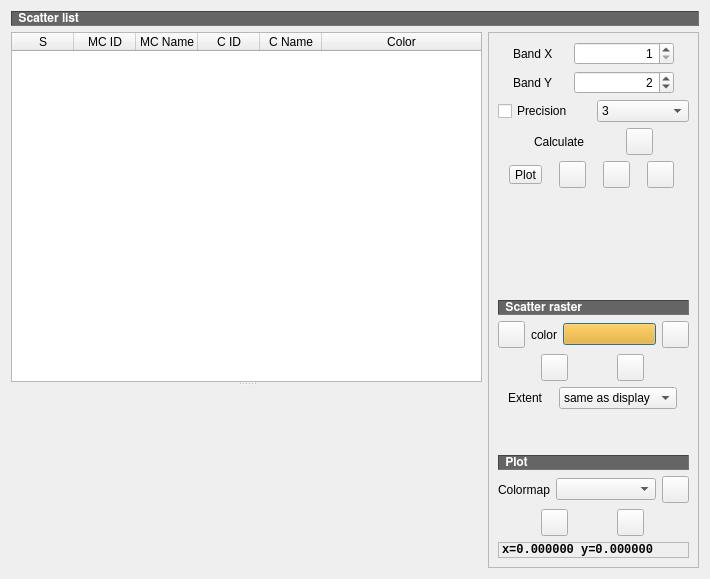
<?xml version="1.0" encoding="UTF-8"?>
<ui version="4.0">
 <class>ScatterPlot</class>
 <widget class="QDialog" name="ScatterPlot">
  <property name="geometry">
   <rect>
    <x>0</x>
    <y>0</y>
    <width>710</width>
    <height>579</height>
   </rect>
  </property>
  <property name="sizePolicy">
   <sizepolicy hsizetype="Minimum" vsizetype="Minimum">
    <horstretch>0</horstretch>
    <verstretch>0</verstretch>
   </sizepolicy>
  </property>
  <property name="windowTitle">
   <string>SCP: Scatter Plot</string>
  </property>
  <property name="windowIcon">
   <iconset resource="resources.qrc">
    <normaloff>scp_icons:semiautomaticclassificationplugin.svg</normaloff>scp_icons:semiautomaticclassificationplugin.svg</iconset>
  </property>
  <layout class="QGridLayout" name="gridLayout_5">
   <item row="1" column="0">
    <widget class="QSplitter" name="splitter">
     <property name="orientation">
      <enum>Qt::Vertical</enum>
     </property>
     <property name="childrenCollapsible">
      <bool>false</bool>
     </property>
     <widget class="QWidget" name="">
      <layout class="QGridLayout" name="gridLayout_2">
       <item row="0" column="0">
        <widget class="QTableWidget" name="scatter_list_plot_tableWidget">
         <property name="sizePolicy">
          <sizepolicy hsizetype="Expanding" vsizetype="Minimum">
           <horstretch>0</horstretch>
           <verstretch>0</verstretch>
          </sizepolicy>
         </property>
         <property name="minimumSize">
          <size>
           <width>0</width>
           <height>50</height>
          </size>
         </property>
         <property name="editTriggers">
          <set>QAbstractItemView::NoEditTriggers</set>
         </property>
         <property name="sortingEnabled">
          <bool>true</bool>
         </property>
         <attribute name="horizontalHeaderDefaultSectionSize">
          <number>62</number>
         </attribute>
         <attribute name="horizontalHeaderStretchLastSection">
          <bool>true</bool>
         </attribute>
         <attribute name="verticalHeaderDefaultSectionSize">
          <number>20</number>
         </attribute>
         <column>
          <property name="text">
           <string>S</string>
          </property>
         </column>
         <column>
          <property name="text">
           <string>MC ID</string>
          </property>
         </column>
         <column>
          <property name="text">
           <string>MC Name</string>
          </property>
         </column>
         <column>
          <property name="text">
           <string>C ID</string>
          </property>
         </column>
         <column>
          <property name="text">
           <string>C Name</string>
          </property>
         </column>
         <column>
          <property name="text">
           <string>Color</string>
          </property>
         </column>
        </widget>
       </item>
      </layout>
     </widget>
     <widget class="QWidget" name="">
      <layout class="QGridLayout" name="gridLayout_3">
       <item row="0" column="0">
        <widget class="ScatterWidget2" name="Scatter_Widget_2" native="true">
         <property name="sizePolicy">
          <sizepolicy hsizetype="Expanding" vsizetype="Expanding">
           <horstretch>0</horstretch>
           <verstretch>0</verstretch>
          </sizepolicy>
         </property>
         <property name="minimumSize">
          <size>
           <width>0</width>
           <height>100</height>
          </size>
         </property>
        </widget>
       </item>
      </layout>
     </widget>
    </widget>
   </item>
   <item row="1" column="1">
    <widget class="QFrame" name="frame">
     <property name="sizePolicy">
      <sizepolicy hsizetype="Maximum" vsizetype="Preferred">
       <horstretch>0</horstretch>
       <verstretch>0</verstretch>
      </sizepolicy>
     </property>
     <property name="frameShape">
      <enum>QFrame::StyledPanel</enum>
     </property>
     <property name="frameShadow">
      <enum>QFrame::Raised</enum>
     </property>
     <layout class="QGridLayout" name="gridLayout">
      <item row="0" column="0">
       <layout class="QGridLayout" name="gridLayout_6">
        <item row="9" column="0">
         <widget class="QLabel" name="label_26">
          <property name="font">
           <font>
            <family>FreeSans</family>
            <weight>75</weight>
            <bold>true</bold>
           </font>
          </property>
          <property name="styleSheet">
           <string notr="true">background-color : #656565; color : white</string>
          </property>
          <property name="frameShape">
           <enum>QFrame::Panel</enum>
          </property>
          <property name="frameShadow">
           <enum>QFrame::Sunken</enum>
          </property>
          <property name="text">
           <string> Scatter raster</string>
          </property>
          <property name="alignment">
           <set>Qt::AlignLeading|Qt::AlignLeft|Qt::AlignVCenter</set>
          </property>
         </widget>
        </item>
        <item row="6" column="0">
         <layout class="QHBoxLayout" name="horizontalLayout_8">
          <item>
           <widget class="QLabel" name="label_49">
            <property name="sizePolicy">
             <sizepolicy hsizetype="Fixed" vsizetype="Preferred">
              <horstretch>0</horstretch>
              <verstretch>0</verstretch>
             </sizepolicy>
            </property>
            <property name="text">
             <string>Calculate</string>
            </property>
           </widget>
          </item>
          <item>
           <widget class="QToolButton" name="scatter_ROI_Button">
            <property name="toolTip">
             <string>&lt;html&gt;&lt;head/&gt;&lt;body&gt;&lt;p&gt;Calculate scatter plot&lt;/p&gt;&lt;/body&gt;&lt;/html&gt;</string>
            </property>
            <property name="styleSheet">
             <string notr="true">margin: 0px;padding: 0px;</string>
            </property>
            <property name="icon">
             <iconset resource="resources.qrc">
              <normaloff>scp_icons:semiautomaticclassificationplugin_enter.svg</normaloff>scp_icons:semiautomaticclassificationplugin_enter.svg</iconset>
            </property>
            <property name="iconSize">
             <size>
              <width>22</width>
              <height>22</height>
             </size>
            </property>
           </widget>
          </item>
         </layout>
        </item>
        <item row="11" column="0">
         <layout class="QGridLayout" name="gridLayout_14">
          <item row="1" column="3">
           <layout class="QHBoxLayout" name="horizontalLayout_7">
            <item>
             <widget class="QToolButton" name="show_polygon_area_pushButton">
              <property name="toolTip">
               <string>&lt;html&gt;&lt;head/&gt;&lt;body&gt;&lt;p&gt;Calculate and display scatter raster&lt;/p&gt;&lt;/body&gt;&lt;/html&gt;</string>
              </property>
              <property name="styleSheet">
               <string notr="true">margin: 0px;padding: 0px;</string>
              </property>
              <property name="text">
               <string/>
              </property>
              <property name="icon">
               <iconset resource="resources.qrc">
                <normaloff>scp_icons:semiautomaticclassificationplugin_scatter_show_raster.svg</normaloff>scp_icons:semiautomaticclassificationplugin_scatter_show_raster.svg</iconset>
              </property>
              <property name="iconSize">
               <size>
                <width>22</width>
                <height>22</height>
               </size>
              </property>
             </widget>
            </item>
            <item>
             <widget class="QToolButton" name="add_signature_list_pushButton">
              <property name="toolTip">
               <string>&lt;html&gt;&lt;head/&gt;&lt;body&gt;&lt;p&gt;Calculate and save to signature list&lt;/p&gt;&lt;/body&gt;&lt;/html&gt;</string>
              </property>
              <property name="styleSheet">
               <string notr="true">margin: 0px;padding: 0px;</string>
              </property>
              <property name="text">
               <string/>
              </property>
              <property name="icon">
               <iconset resource="resources.qrc">
                <normaloff>scp_icons:semiautomaticclassificationplugin_add_sign_tool.svg</normaloff>scp_icons:semiautomaticclassificationplugin_add_sign_tool.svg</iconset>
              </property>
              <property name="iconSize">
               <size>
                <width>22</width>
                <height>22</height>
               </size>
              </property>
             </widget>
            </item>
           </layout>
          </item>
          <item row="3" column="3">
           <spacer name="verticalSpacer_3">
            <property name="orientation">
             <enum>Qt::Vertical</enum>
            </property>
            <property name="sizeHint" stdset="0">
             <size>
              <width>20</width>
              <height>40</height>
             </size>
            </property>
           </spacer>
          </item>
          <item row="7" column="3">
           <widget class="QLabel" name="value_label_2">
            <property name="font">
             <font>
              <family>Liberation Mono</family>
              <weight>75</weight>
              <bold>true</bold>
             </font>
            </property>
            <property name="frameShape">
             <enum>QFrame::StyledPanel</enum>
            </property>
            <property name="frameShadow">
             <enum>QFrame::Sunken</enum>
            </property>
            <property name="text">
             <string>x=0.000000 y=0.000000</string>
            </property>
           </widget>
          </item>
          <item row="6" column="3">
           <layout class="QHBoxLayout" name="horizontalLayout_4">
            <item>
             <widget class="QToolButton" name="fitToAxes_pushButton_2">
              <property name="toolTip">
               <string>&lt;html&gt;&lt;head/&gt;&lt;body&gt;&lt;p&gt;Automatically fit the plot to data&lt;/p&gt;&lt;/body&gt;&lt;/html&gt;</string>
              </property>
              <property name="styleSheet">
               <string notr="true">margin: 0px;padding: 0px;</string>
              </property>
              <property name="text">
               <string/>
              </property>
              <property name="icon">
               <iconset resource="resources.qrc">
                <normaloff>scp_icons:semiautomaticclassificationplugin_fit_plot.svg</normaloff>scp_icons:semiautomaticclassificationplugin_fit_plot.svg</iconset>
              </property>
              <property name="iconSize">
               <size>
                <width>22</width>
                <height>22</height>
               </size>
              </property>
             </widget>
            </item>
            <item>
             <widget class="QToolButton" name="save_plot_pushButton_2">
              <property name="toolTip">
               <string>&lt;html&gt;&lt;head/&gt;&lt;body&gt;&lt;p&gt;Save the plot to file (jpg, png, pdf)&lt;/p&gt;&lt;/body&gt;&lt;/html&gt;</string>
              </property>
              <property name="styleSheet">
               <string notr="true">margin: 0px;padding: 0px;</string>
              </property>
              <property name="text">
               <string/>
              </property>
              <property name="icon">
               <iconset resource="resources.qrc">
                <normaloff>scp_icons:semiautomaticclassificationplugin_save_plot_image.svg</normaloff>scp_icons:semiautomaticclassificationplugin_save_plot_image.svg</iconset>
              </property>
              <property name="iconSize">
               <size>
                <width>22</width>
                <height>22</height>
               </size>
              </property>
             </widget>
            </item>
           </layout>
          </item>
          <item row="4" column="3">
           <widget class="QLabel" name="label_27">
            <property name="font">
             <font>
              <family>FreeSans</family>
              <weight>75</weight>
              <bold>true</bold>
             </font>
            </property>
            <property name="styleSheet">
             <string notr="true">background-color : #656565; color : white</string>
            </property>
            <property name="frameShape">
             <enum>QFrame::Panel</enum>
            </property>
            <property name="frameShadow">
             <enum>QFrame::Sunken</enum>
            </property>
            <property name="text">
             <string> Plot</string>
            </property>
            <property name="alignment">
             <set>Qt::AlignLeading|Qt::AlignLeft|Qt::AlignVCenter</set>
            </property>
           </widget>
          </item>
          <item row="5" column="3">
           <layout class="QHBoxLayout" name="horizontalLayout_6">
            <item>
             <widget class="QLabel" name="label_50">
              <property name="sizePolicy">
               <sizepolicy hsizetype="Fixed" vsizetype="Preferred">
                <horstretch>0</horstretch>
                <verstretch>0</verstretch>
               </sizepolicy>
              </property>
              <property name="text">
               <string>Colormap</string>
              </property>
             </widget>
            </item>
            <item>
             <widget class="QComboBox" name="colormap_comboBox">
              <property name="sizePolicy">
               <sizepolicy hsizetype="Minimum" vsizetype="Fixed">
                <horstretch>0</horstretch>
                <verstretch>0</verstretch>
               </sizepolicy>
              </property>
              <property name="minimumSize">
               <size>
                <width>100</width>
                <height>0</height>
               </size>
              </property>
              <property name="toolTip">
               <string>&lt;html&gt;&lt;head/&gt;&lt;body&gt;&lt;p&gt;Select a colormap&lt;/p&gt;&lt;/body&gt;&lt;/html&gt;</string>
              </property>
              <property name="currentIndex">
               <number>-1</number>
              </property>
             </widget>
            </item>
            <item>
             <widget class="QToolButton" name="plot_color_ROI_pushButton">
              <property name="toolTip">
               <string>&lt;html&gt;&lt;head/&gt;&lt;body&gt;&lt;p&gt;Set colormap for highlighted spectral plots&lt;/p&gt;&lt;/body&gt;&lt;/html&gt;</string>
              </property>
              <property name="styleSheet">
               <string notr="true">margin: 0px;padding: 0px;</string>
              </property>
              <property name="text">
               <string/>
              </property>
              <property name="icon">
               <iconset resource="resources.qrc">
                <normaloff>scp_icons:semiautomaticclassificationplugin_enter.svg</normaloff>scp_icons:semiautomaticclassificationplugin_enter.svg</iconset>
              </property>
              <property name="iconSize">
               <size>
                <width>22</width>
                <height>22</height>
               </size>
              </property>
             </widget>
            </item>
           </layout>
          </item>
          <item row="2" column="3">
           <layout class="QHBoxLayout" name="horizontalLayout_5">
            <item>
             <widget class="QLabel" name="label_51">
              <property name="sizePolicy">
               <sizepolicy hsizetype="Fixed" vsizetype="Preferred">
                <horstretch>0</horstretch>
                <verstretch>0</verstretch>
               </sizepolicy>
              </property>
              <property name="text">
               <string>Extent</string>
              </property>
             </widget>
            </item>
            <item>
             <widget class="QComboBox" name="extent_comboBox">
              <property name="sizePolicy">
               <sizepolicy hsizetype="Maximum" vsizetype="Fixed">
                <horstretch>0</horstretch>
                <verstretch>0</verstretch>
               </sizepolicy>
              </property>
              <property name="toolTip">
               <string>&lt;html&gt;&lt;head/&gt;&lt;body&gt;&lt;p&gt;Select extent of scatter raster&lt;/p&gt;&lt;/body&gt;&lt;/html&gt;</string>
              </property>
              <property name="currentIndex">
               <number>0</number>
              </property>
              <item>
               <property name="text">
                <string>same as display</string>
               </property>
              </item>
              <item>
               <property name="text">
                <string>same as image</string>
               </property>
              </item>
             </widget>
            </item>
           </layout>
          </item>
         </layout>
        </item>
        <item row="10" column="0">
         <layout class="QHBoxLayout" name="horizontalLayout_3">
          <item>
           <widget class="QToolButton" name="draw_polygons_pushButton">
            <property name="toolTip">
             <string>&lt;html&gt;&lt;head/&gt;&lt;body&gt;&lt;p&gt;Create selection polygons&lt;/p&gt;&lt;/body&gt;&lt;/html&gt;</string>
            </property>
            <property name="styleSheet">
             <string notr="true">margin: 0px;padding: 0px;</string>
            </property>
            <property name="icon">
             <iconset resource="resources.qrc">
              <normaloff>scp_icons:semiautomaticclassificationplugin_scatter_edit_polygon.svg</normaloff>scp_icons:semiautomaticclassificationplugin_scatter_edit_polygon.svg</iconset>
            </property>
            <property name="iconSize">
             <size>
              <width>22</width>
              <height>22</height>
             </size>
            </property>
           </widget>
          </item>
          <item>
           <widget class="QLabel" name="label_22">
            <property name="sizePolicy">
             <sizepolicy hsizetype="Maximum" vsizetype="Preferred">
              <horstretch>0</horstretch>
              <verstretch>0</verstretch>
             </sizepolicy>
            </property>
            <property name="frameShadow">
             <enum>QFrame::Sunken</enum>
            </property>
            <property name="text">
             <string>color</string>
            </property>
           </widget>
          </item>
          <item>
           <widget class="QPushButton" name="polygon_color_Button">
            <property name="toolTip">
             <string>&lt;html&gt;&lt;head/&gt;&lt;body&gt;&lt;p&gt;Select polygon color&lt;/p&gt;&lt;/body&gt;&lt;/html&gt;</string>
            </property>
            <property name="styleSheet">
             <string notr="true">background-color : #FFAA00</string>
            </property>
            <property name="text">
             <string/>
            </property>
           </widget>
          </item>
          <item>
           <widget class="QToolButton" name="remove_polygons_pushButton">
            <property name="toolTip">
             <string>&lt;html&gt;&lt;head/&gt;&lt;body&gt;&lt;p&gt;Remove selection polygons&lt;/p&gt;&lt;/body&gt;&lt;/html&gt;</string>
            </property>
            <property name="styleSheet">
             <string notr="true">margin: 0px;padding: 0px;</string>
            </property>
            <property name="icon">
             <iconset resource="resources.qrc">
              <normaloff>scp_icons:semiautomaticclassificationplugin_scatter_reset_polygon.svg</normaloff>scp_icons:semiautomaticclassificationplugin_scatter_reset_polygon.svg</iconset>
            </property>
            <property name="iconSize">
             <size>
              <width>22</width>
              <height>22</height>
             </size>
            </property>
           </widget>
          </item>
         </layout>
        </item>
        <item row="2" column="0">
         <layout class="QGridLayout" name="gridLayout_40">
          <item row="0" column="0">
           <widget class="QLabel" name="label_48">
            <property name="sizePolicy">
             <sizepolicy hsizetype="Fixed" vsizetype="Preferred">
              <horstretch>0</horstretch>
              <verstretch>0</verstretch>
             </sizepolicy>
            </property>
            <property name="text">
             <string>Band Y</string>
            </property>
           </widget>
          </item>
          <item row="0" column="1">
           <widget class="QSpinBox" name="bandY_spinBox">
            <property name="sizePolicy">
             <sizepolicy hsizetype="Minimum" vsizetype="Fixed">
              <horstretch>0</horstretch>
              <verstretch>0</verstretch>
             </sizepolicy>
            </property>
            <property name="minimumSize">
             <size>
              <width>50</width>
              <height>0</height>
             </size>
            </property>
            <property name="maximumSize">
             <size>
              <width>100</width>
              <height>16777215</height>
             </size>
            </property>
            <property name="toolTip">
             <string>&lt;html&gt;&lt;head/&gt;&lt;body&gt;&lt;p align=&quot;justify&quot;&gt;Band Y&lt;/p&gt;&lt;/body&gt;&lt;/html&gt;</string>
            </property>
            <property name="alignment">
             <set>Qt::AlignRight|Qt::AlignTrailing|Qt::AlignVCenter</set>
            </property>
            <property name="minimum">
             <number>1</number>
            </property>
            <property name="maximum">
             <number>2000</number>
            </property>
            <property name="value">
             <number>2</number>
            </property>
           </widget>
          </item>
         </layout>
        </item>
        <item row="1" column="0">
         <layout class="QGridLayout" name="gridLayout_38">
          <item row="0" column="0">
           <widget class="QLabel" name="label_46">
            <property name="sizePolicy">
             <sizepolicy hsizetype="Fixed" vsizetype="Preferred">
              <horstretch>0</horstretch>
              <verstretch>0</verstretch>
             </sizepolicy>
            </property>
            <property name="text">
             <string>Band X</string>
            </property>
           </widget>
          </item>
          <item row="0" column="1">
           <widget class="QSpinBox" name="bandX_spinBox">
            <property name="sizePolicy">
             <sizepolicy hsizetype="Minimum" vsizetype="Fixed">
              <horstretch>0</horstretch>
              <verstretch>0</verstretch>
             </sizepolicy>
            </property>
            <property name="minimumSize">
             <size>
              <width>50</width>
              <height>0</height>
             </size>
            </property>
            <property name="maximumSize">
             <size>
              <width>100</width>
              <height>16777215</height>
             </size>
            </property>
            <property name="toolTip">
             <string>&lt;html&gt;&lt;head/&gt;&lt;body&gt;&lt;p align=&quot;justify&quot;&gt;Band X&lt;/p&gt;&lt;/body&gt;&lt;/html&gt;</string>
            </property>
            <property name="alignment">
             <set>Qt::AlignRight|Qt::AlignTrailing|Qt::AlignVCenter</set>
            </property>
            <property name="minimum">
             <number>1</number>
            </property>
            <property name="maximum">
             <number>2000</number>
            </property>
            <property name="value">
             <number>1</number>
            </property>
           </widget>
          </item>
         </layout>
        </item>
        <item row="4" column="0">
         <layout class="QHBoxLayout" name="horizontalLayout_2">
          <item>
           <widget class="QCheckBox" name="precision_checkBox">
            <property name="toolTip">
             <string>&lt;html&gt;&lt;head/&gt;&lt;body&gt;&lt;p&gt;Use custom decimal precision&lt;/p&gt;&lt;/body&gt;&lt;/html&gt;</string>
            </property>
            <property name="text">
             <string>Precision</string>
            </property>
           </widget>
          </item>
          <item>
           <widget class="QComboBox" name="precision_comboBox">
            <property name="toolTip">
             <string>&lt;html&gt;&lt;head/&gt;&lt;body&gt;&lt;p&gt;Select decimal precision:&lt;/p&gt;&lt;p&gt;4 = 10^&lt;span style=&quot; vertical-align:super;&quot;&gt;−4&lt;/span&gt;&lt;/p&gt;&lt;p&gt;3 = 10^&lt;span style=&quot; vertical-align:super;&quot;&gt;−3&lt;/span&gt;&lt;/p&gt;&lt;p&gt;2 = 10^&lt;span style=&quot; vertical-align:super;&quot;&gt;−2&lt;/span&gt;&lt;/p&gt;&lt;p&gt;1 = 10^&lt;span style=&quot; vertical-align:super;&quot;&gt;−1&lt;/span&gt;&lt;/p&gt;&lt;p&gt;0 = 1&lt;/p&gt;&lt;p&gt;-1 = 10&lt;/p&gt;&lt;p&gt;-2 = 10^&lt;span style=&quot; vertical-align:super;&quot;&gt;2&lt;/span&gt;&lt;/p&gt;&lt;p&gt;-3 = 10^&lt;span style=&quot; vertical-align:super;&quot;&gt;3&lt;/span&gt;&lt;/p&gt;&lt;/body&gt;&lt;/html&gt;</string>
            </property>
            <property name="currentIndex">
             <number>1</number>
            </property>
            <item>
             <property name="text">
              <string>4</string>
             </property>
            </item>
            <item>
             <property name="text">
              <string>3</string>
             </property>
            </item>
            <item>
             <property name="text">
              <string>2</string>
             </property>
            </item>
            <item>
             <property name="text">
              <string>1</string>
             </property>
            </item>
            <item>
             <property name="text">
              <string>0</string>
             </property>
            </item>
            <item>
             <property name="text">
              <string>-1</string>
             </property>
            </item>
            <item>
             <property name="text">
              <string>-2</string>
             </property>
            </item>
            <item>
             <property name="text">
              <string>-3</string>
             </property>
            </item>
           </widget>
          </item>
         </layout>
        </item>
        <item row="8" column="0">
         <spacer name="verticalSpacer">
          <property name="orientation">
           <enum>Qt::Vertical</enum>
          </property>
          <property name="sizeHint" stdset="0">
           <size>
            <width>20</width>
            <height>40</height>
           </size>
          </property>
         </spacer>
        </item>
        <item row="7" column="0">
         <layout class="QHBoxLayout" name="horizontalLayout">
          <item>
           <widget class="QToolButton" name="remove_Signature_Button">
            <property name="toolTip">
             <string>&lt;html&gt;&lt;head/&gt;&lt;body&gt;&lt;p &gt;Delete row&lt;/p&gt;&lt;/body&gt;&lt;/html&gt;</string>
            </property>
            <property name="styleSheet">
             <string notr="true">margin: 0px;padding: 0px;</string>
            </property>
            <property name="text">
             <string>Plot</string>
            </property>
            <property name="icon">
             <iconset resource="resources.qrc">
              <normaloff>scp_icons:semiautomaticclassificationplugin_remove.svg</normaloff>scp_icons:semiautomaticclassificationplugin_remove.svg</iconset>
            </property>
            <property name="iconSize">
             <size>
              <width>22</width>
              <height>22</height>
             </size>
            </property>
           </widget>
          </item>
          <item>
           <widget class="QToolButton" name="plot_temp_ROI_pushButton">
            <property name="toolTip">
             <string>&lt;html&gt;&lt;head/&gt;&lt;body&gt;&lt;p&gt;Calculate scatter plot from temporary ROI&lt;/p&gt;&lt;/body&gt;&lt;/html&gt;</string>
            </property>
            <property name="styleSheet">
             <string notr="true">margin: 0px;padding: 0px;</string>
            </property>
            <property name="text">
             <string/>
            </property>
            <property name="icon">
             <iconset resource="resources.qrc">
              <normaloff>scp_icons:semiautomaticclassificationplugin_scatter_raster_temp_ROI.svg</normaloff>scp_icons:semiautomaticclassificationplugin_scatter_raster_temp_ROI.svg</iconset>
            </property>
            <property name="iconSize">
             <size>
              <width>22</width>
              <height>22</height>
             </size>
            </property>
           </widget>
          </item>
          <item>
           <widget class="QToolButton" name="plot_display_pushButton">
            <property name="toolTip">
             <string>&lt;html&gt;&lt;head/&gt;&lt;body&gt;&lt;p&gt;Calculate scatter plot from the current display extent&lt;/p&gt;&lt;/body&gt;&lt;/html&gt;</string>
            </property>
            <property name="styleSheet">
             <string notr="true">margin: 0px;padding: 0px;</string>
            </property>
            <property name="text">
             <string/>
            </property>
            <property name="icon">
             <iconset resource="resources.qrc">
              <normaloff>scp_icons:semiautomaticclassificationplugin_scatter_raster_display.svg</normaloff>scp_icons:semiautomaticclassificationplugin_scatter_raster_display.svg</iconset>
            </property>
            <property name="iconSize">
             <size>
              <width>22</width>
              <height>22</height>
             </size>
            </property>
           </widget>
          </item>
          <item>
           <widget class="QToolButton" name="plot_image_pushButton">
            <property name="toolTip">
             <string>&lt;html&gt;&lt;head/&gt;&lt;body&gt;&lt;p&gt;Calculate scatter plot from entire image&lt;/p&gt;&lt;/body&gt;&lt;/html&gt;</string>
            </property>
            <property name="styleSheet">
             <string notr="true">margin: 0px;padding: 0px;</string>
            </property>
            <property name="text">
             <string/>
            </property>
            <property name="icon">
             <iconset resource="resources.qrc">
              <normaloff>scp_icons:semiautomaticclassificationplugin_scatter_raster_image.svg</normaloff>scp_icons:semiautomaticclassificationplugin_scatter_raster_image.svg</iconset>
            </property>
            <property name="iconSize">
             <size>
              <width>22</width>
              <height>22</height>
             </size>
            </property>
           </widget>
          </item>
         </layout>
        </item>
       </layout>
      </item>
     </layout>
     <zorder></zorder>
    </widget>
   </item>
   <item row="0" column="0" colspan="2">
    <layout class="QGridLayout" name="gridLayout_4">
     <item row="0" column="0">
      <widget class="QLabel" name="label_25">
       <property name="font">
        <font>
         <family>FreeSans</family>
         <weight>75</weight>
         <bold>true</bold>
        </font>
       </property>
       <property name="styleSheet">
        <string notr="true">background-color : #656565; color : white</string>
       </property>
       <property name="frameShape">
        <enum>QFrame::Panel</enum>
       </property>
       <property name="frameShadow">
        <enum>QFrame::Sunken</enum>
       </property>
       <property name="text">
        <string> Scatter list</string>
       </property>
       <property name="alignment">
        <set>Qt::AlignLeading|Qt::AlignLeft|Qt::AlignVCenter</set>
       </property>
      </widget>
     </item>
    </layout>
   </item>
  </layout>
 </widget>
 <customwidgets>
  <customwidget>
   <class>ScatterWidget2</class>
   <extends>QWidget</extends>
   <header>.scatterwidget2</header>
   <container>1</container>
  </customwidget>
 </customwidgets>
 <resources>
  <include location="resources.qrc"/>
 </resources>
 <connections/>
</ui>
